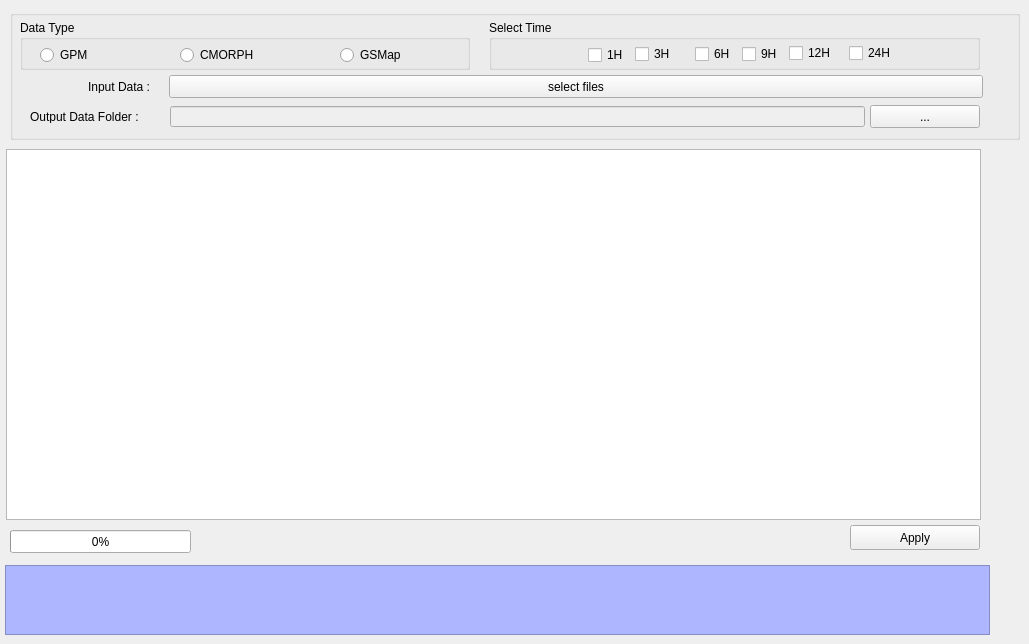
    <widget class="QWidget" name="tab_4">
     <attribute name="title">
      <string>Accum</string>
     </attribute>
     <widget class="QGroupBox" name="groupBox_4">
      <property name="geometry">
       <rect>
        <x>10</x>
        <y>10</y>
        <width>1010</width>
        <height>130</height>
       </rect>
      </property>
      <property name="title">
       <string/>
      </property>
      <widget class="QLabel" name="label_17">
       <property name="geometry">
        <rect>
         <x>78</x>
         <y>71</y>
         <width>80</width>
         <height>12</height>
        </rect>
       </property>
       <property name="text">
        <string>Input Data :</string>
       </property>
      </widget>
      <widget class="QPushButton" name="btn_input_accum">
       <property name="geometry">
        <rect>
         <x>159</x>
         <y>65</y>
         <width>814</width>
         <height>23</height>
        </rect>
       </property>
       <property name="text">
        <string>select files</string>
       </property>
      </widget>
      <widget class="QGroupBox" name="groupBox_8">
       <property name="geometry">
        <rect>
         <x>479</x>
         <y>10</y>
         <width>491</width>
         <height>50</height>
        </rect>
       </property>
       <property name="title">
        <string>Select Time</string>
       </property>
       <widget class="QCheckBox" name="chk_Accum_1H">
        <property name="geometry">
         <rect>
          <x>99</x>
          <y>25</y>
          <width>81</width>
          <height>20</height>
         </rect>
        </property>
        <property name="text">
         <string>1H</string>
        </property>
        <property name="checked">
         <bool>false</bool>
        </property>
       </widget>
       <widget class="QCheckBox" name="chk_Accum_3H">
        <property name="geometry">
         <rect>
          <x>146</x>
          <y>24</y>
          <width>81</width>
          <height>20</height>
         </rect>
        </property>
        <property name="text">
         <string>3H</string>
        </property>
       </widget>
       <widget class="QCheckBox" name="chk_Accum_6H">
        <property name="geometry">
         <rect>
          <x>206</x>
          <y>24</y>
          <width>81</width>
          <height>20</height>
         </rect>
        </property>
        <property name="text">
         <string>6H</string>
        </property>
       </widget>
       <widget class="QCheckBox" name="chk_Accum_9H">
        <property name="geometry">
         <rect>
          <x>253</x>
          <y>24</y>
          <width>81</width>
          <height>20</height>
         </rect>
        </property>
        <property name="text">
         <string>9H</string>
        </property>
       </widget>
       <widget class="QCheckBox" name="chk_Accum_12H">
        <property name="geometry">
         <rect>
          <x>300</x>
          <y>23</y>
          <width>81</width>
          <height>20</height>
         </rect>
        </property>
        <property name="text">
         <string>12H</string>
        </property>
       </widget>
       <widget class="QCheckBox" name="chk_Accum_24H">
        <property name="geometry">
         <rect>
          <x>360</x>
          <y>23</y>
          <width>81</width>
          <height>20</height>
         </rect>
        </property>
        <property name="text">
         <string>24H</string>
        </property>
       </widget>
      </widget>
      <widget class="QLabel" name="label_19">
       <property name="geometry">
        <rect>
         <x>20</x>
         <y>101</y>
         <width>138</width>
         <height>12</height>
        </rect>
       </property>
       <property name="text">
        <string>Output Data Folder :</string>
       </property>
      </widget>
      <widget class="QPushButton" name="btn_output_accum">
       <property name="geometry">
        <rect>
         <x>860</x>
         <y>95</y>
         <width>110</width>
         <height>23</height>
        </rect>
       </property>
       <property name="text">
        <string>...</string>
       </property>
      </widget>
      <widget class="QLineEdit" name="txt_output_accum">
       <property name="enabled">
        <bool>false</bool>
       </property>
       <property name="geometry">
        <rect>
         <x>160</x>
         <y>96</y>
         <width>695</width>
         <height>21</height>
        </rect>
       </property>
      </widget>
      <widget class="QGroupBox" name="groupBox_18">
       <property name="geometry">
        <rect>
         <x>10</x>
         <y>10</y>
         <width>450</width>
         <height>50</height>
        </rect>
       </property>
       <property name="title">
        <string>Data Type</string>
       </property>
       <widget class="QRadioButton" name="rdo_gpm_acc">
        <property name="geometry">
         <rect>
          <x>20</x>
          <y>27</y>
          <width>90</width>
          <height>16</height>
         </rect>
        </property>
        <property name="text">
         <string>GPM</string>
        </property>
       </widget>
       <widget class="QRadioButton" name="rdo_cmorph_acc">
        <property name="geometry">
         <rect>
          <x>160</x>
          <y>27</y>
          <width>90</width>
          <height>16</height>
         </rect>
        </property>
        <property name="text">
         <string>CMORPH</string>
        </property>
       </widget>
       <widget class="QRadioButton" name="rdo_gsmap_acc">
        <property name="geometry">
         <rect>
          <x>320</x>
          <y>27</y>
          <width>90</width>
          <height>16</height>
         </rect>
        </property>
        <property name="text">
         <string>GSMap</string>
        </property>
       </widget>
      </widget>
     </widget>
     <widget class="QTextEdit" name="textEdit_3">
      <property name="enabled">
       <bool>false</bool>
      </property>
      <property name="geometry">
       <rect>
        <x>5</x>
        <y>565</y>
        <width>985</width>
        <height>70</height>
       </rect>
      </property>
      <property name="styleSheet">
       <string notr="true">background-color: rgb(174, 182, 255);
font: 75 10pt &quot;MS Shell Dlg 2&quot;;</string>
      </property>
     </widget>
     <widget class="QPushButton" name="btn_apply_accum">
      <property name="geometry">
       <rect>
        <x>850</x>
        <y>525</y>
        <width>130</width>
        <height>25</height>
       </rect>
      </property>
      <property name="text">
       <string>Apply</string>
      </property>
     </widget>
     <widget class="QTableWidget" name="tlb_filelist_Accum">
      <property name="geometry">
       <rect>
        <x>6</x>
        <y>149</y>
        <width>975</width>
        <height>371</height>
       </rect>
      </property>
      <property name="selectionMode">
       <enum>QAbstractItemView::NoSelection</enum>
      </property>
      <attribute name="horizontalHeaderStretchLastSection">
       <bool>true</bool>
      </attribute>
     </widget>
     <widget class="QProgressBar" name="acc_progressBar">
      <property name="geometry">
       <rect>
        <x>10</x>
        <y>530</y>
        <width>181</width>
        <height>23</height>
       </rect>
      </property>
      <property name="value">
       <number>0</number>
      </property>
      <property name="textVisible">
       <bool>true</bool>
      </property>
      <property name="textDirection">
       <enum>QProgressBar::TopToBottom</enum>
      </property>
     </widget>
    </widget>
